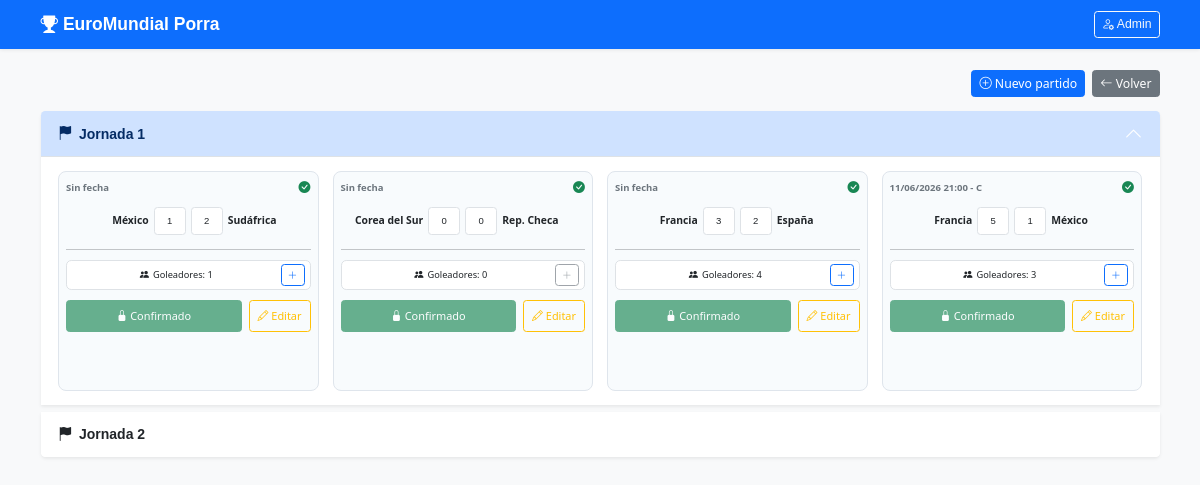
Page /resultados/ on the committed database.
### apuestas/models.py (models this page shows, shortened)
class Partido(models.Model):
    FASES = [
        ("J1", "Jornada 1"),
        ("J2", "Jornada 2"),
        ("J3", "Jornada 3"),
        ("1/16", "1/16 de final"),
        ("1/8", "1/8 de final"),
        ("1/4", "1/4 de final"),
        ("1/2", "1/2 de final"),
        ("FINAL", "Final"),
    ]
    fase = models.CharField(max_length=10, choices=FASES)
    grupo = models.CharField(max_length=50, blank=True)
    fecha_partido = models.DateTimeField(null=True, blank=True)
    equipo_local = models.CharField(max_length=100)
    equipo_visitante = models.CharField(max_length=100)
    goles_local = models.IntegerField(default=0)
    goles_visitante = models.IntegerField(default=0)
    jugado = models.BooleanField(default=False)

### apuestas/views.py (the view, shortened to what this page needs)
# urls.py: path("resultados/", views.resultados, name="resultados"),
def resultados(request):
    partido_form = PartidoForm()
    partidos = Partido.objects.all().order_by("fecha_partido", "id")
    for partido in partidos:
        equipos_partido = [partido.equipo_local, partido.equipo_visitante]
        apuestas_goleadores = (
            Apuesta.objects
            .filter(equipo_goleador__in=equipos_partido)
            .values("goleador", "equipo_goleador")
            .distinct()
            .order_by("equipo_goleador", "goleador")
        )
        for apuesta in apuestas_goleadores:
            GoleadorPartido.objects.get_or_create(
                partido=partido,
                jugador=apuesta["goleador"],
                equipo=apuesta["equipo_goleador"],
                defaults={"goles": 0}
            )
    jornadas = []
    for codigo_fase, nombre_fase in Partido.FASES:
        partidos_fase = Partido.objects.filter(fase=codigo_fase).order_by("fecha_partido", "id")
        partidos_preparados = []
        for partido in partidos_fase:
            goleadores_local = partido.goleadores.filter(
                equipo=partido.equipo_local
            ).order_by("jugador")
            goleadores_visitante = partido.goleadores.filter(
                equipo=partido.equipo_visitante
            ).order_by("jugador")
            partidos_preparados.append({
                "partido": partido,
                "goleadores_local": goleadores_local,
                "goleadores_visitante": goleadores_visitante,
                "total_goleadores": goleadores_local.count() + goleadores_visitante.count(),
            })
        if partidos_preparados:
            jornadas.append({
                "codigo": codigo_fase,
                "nombre": nombre_fase,
                "partidos": partidos_preparados,
            })
    fase_activa = request.GET.get("fase")
    if not fase_activa and jornadas:
        fase_activa = jornadas[0]["codigo"]
    return render(
        request,
        "apuestas/resultados.html",
        {
            "jornadas": jornadas,
            "partido_form": partido_form,
            "fase_activa": fase_activa,
        }
    )

### apuestas/forms.py (shortened to what this page needs)
class PartidoForm(forms.ModelForm):
    equipo_local = forms.ChoiceField(
        choices=OPCION_VACIA + sorted(TODOS_EQUIPOS, key=lambda equipo: equipo[1]),
        label="Equipo 1"
    )
    equipo_visitante = forms.ChoiceField(
        choices=OPCION_VACIA + sorted(TODOS_EQUIPOS, key=lambda equipo: equipo[1]),
        label="Equipo 2"
    )
    class Meta:
        model = Partido
        fields = [
            "fase",
            "grupo",
            "fecha_partido",
            "equipo_local",
            "equipo_visitante",
        ]
        widgets = {
            "fecha_partido": forms.DateTimeInput(
                attrs={
                    "type": "datetime-local",
                },
                format="%Y-%m-%dT%H:%M"
            )
        }
    def __init__(self, *args, **kwargs):
        super().__init__(*args, **kwargs)
        for field in self.fields.values():
            field.widget.attrs.update({
                "class": "form-control",
                "autocomplete": "off",
            })

### apuestas/templates/apuestas/resultados.html (shortened to what this page needs)
{% extends 'apuestas/base.html' %}
{% block contenido %}
<div class="d-flex justify-content-end gap-2 mb-3">
    <button
        type="button"
        class="btn btn-primary btn-sm"
        data-bs-toggle="modal"
        data-bs-target="#nuevoPartidoModal"
    >
        <i class="bi bi-plus-circle"></i>
        Nuevo partido
    </button>
    <a href="{% url 'inicio' %}" class="btn btn-secondary btn-sm">
        <i class="bi bi-arrow-left"></i>
        Volver
    </a>
</div>
<div class="accordion" id="accordionResultados">
    {% for jornada in jornadas %}
    <div class="accordion-item mb-2 border-0 shadow-sm">
        <h2 class="accordion-header" id="heading-{{ jornada.codigo }}">
            <button
                class="accordion-button {% if fase_activa != jornada.codigo %}collapsed{% endif %}"
                type="button"
                data-bs-toggle="collapse"
                data-bs-target="#collapse-{{ jornada.codigo }}"
                aria-expanded="{% if fase_activa == jornada.codigo %}true{% else %}false{% endif %}"
            >
                <i class="bi bi-flag-fill me-2"></i>
                {{ jornada.nombre }}
            </button>
        </h2>
        <div
            id="collapse-{{ jornada.codigo }}"
            class="accordion-collapse collapse {% if fase_activa == jornada.codigo %}show{% endif %}"
            data-bs-parent="#accordionResultados"
        >
            <div class="accordion-body">
                <div class="row g-3">
                    {% for item in jornada.partidos %}
                    {% with partido=item.partido %}
                    <div class="col-md-6 col-lg-4 col-xl-3">
                        <div class="match-card p-2 h-100">
                            <form method="post">
                                <div class="match-top-info">
                                    <div class="match-date">
                                        {% if partido.fecha_partido %}
                                            {{ partido.fecha_partido|date:"d/m/Y H:i" }}
                                        {% else %}
                                            Sin fecha
                                        {% endif %}
                                        {% if partido.grupo %}
                                            - {{ partido.grupo }}
                                        {% endif %}
                                    </div>
                                    <div>
                                        {% if partido.jugado %}
                                            <span class="status-dot status-ok" title="Finalizado">
                                                <i class="bi bi-check-circle-fill"></i>
                                            </span>
                                        {% else %}
                                            <span class="status-dot status-pending" title="Pendiente">
                                                <i class="bi bi-clock-fill"></i>
                                            </span>
                                        {% endif %}
                                    </div>
                                </div>
                                <div class="match-score-line mb-3">
                                    <div class="team-name team-left" title="{{ partido.equipo_local }}">
                                        {{ partido.equipo_local }}
                                    </div>
                                    <input
                                        type="number"
                                        min="0"
                                        name="goles_local"
                                        value="{{ partido.goles_local }}"
                                        class="form-control form-control-sm resultado-input"
                                        {% if partido.jugado %}readonly{% endif %}
                                        required
                                    >
                                    <input
                                        type="number"
                                        min="0"
                                        name="goles_visitante"
                                        value="{{ partido.goles_visitante }}"
                                        class="form-control form-control-sm resultado-input"
                                        {% if partido.jugado %}readonly{% endif %}
                                        required
                                    >
                                    <div class="team-name team-right" title="{{ partido.equipo_visitante }}">
                                        {{ partido.equipo_visitante }}
                                    </div>
                                </div>
                                <hr>
                                <div class="d-flex justify-content-between align-items-center border rounded bg-white scorers-toggle mb-2">
                                    <span>
                                        <i class="bi bi-people-fill"></i>
                                        Goleadores: {{ item.total_goleadores }}
                                    </span>
                                    {% if item.total_goleadores > 0 %}
                                        <button
                                            class="btn btn-sm btn-outline-primary scorers-toggle-button"
                                            type="button"
                                            data-bs-toggle="collapse"
                                            data-bs-target="#goleadores-{{ partido.id }}"
                                        >
                                            <i class="bi bi-plus-lg"></i>
                                        </button>
                                    {% else %}
                                        <button class="btn btn-sm btn-outline-secondary scorers-toggle-button" type="button" disabled>
                                            <i class="bi bi-plus-lg"></i>
                                        </button>
                                    {% endif %}
                                </div>
                                <div class="d-flex gap-2 match-actions">
                                {% if not partido.jugado %}
                                    <button type="submit" name="accion" value="confirmar" class="btn btn-primary btn-sm flex-fill">
                                        <i class="bi bi-save"></i>
                                        Confirmar
                                    </button>
                                {% else %}
                                    <button type="button" class="btn btn-success btn-sm flex-fill" disabled>
                                        <i class="bi bi-lock-fill"></i>
                                        Confirmado
                                    </button>
                                    <button type="submit" name="accion" value="editar" class="btn btn-outline-warning btn-sm">
                                        <i class="bi bi-pencil"></i>
                                        Editar
                                    </button>
                                {% endif %}
                            </div>
                            </form>
                        </div>
                    </div>
                    {% endwith %}
                    {% endfor %}
                </div>
            </div>
        </div>
    </div>
    {% endfor %}
</div>
{% endblock %}

### apuestas/templates/apuestas/base.html (shortened to what this page needs)
<!DOCTYPE html>
<html lang="es">
<head>
    <link href="https://cdn.jsdelivr.net/npm/bootstrap@5.3.3/dist/css/bootstrap.min.css" rel="stylesheet">
    <link href="https://cdn.jsdelivr.net/npm/bootstrap-icons@1.11.3/font/bootstrap-icons.css" rel="stylesheet">
</head>
<body class="bg-light">
<nav class="navbar navbar-dark bg-primary shadow-sm">
    <div class="container">
        <a class="navbar-brand fw-bold" href="{% url 'inicio' %}">
            <i class="bi bi-trophy-fill"></i>
            EuroMundial Porra
        </a>
        <a href="/admin/" class="btn btn-outline-light btn-sm">
            <i class="bi bi-person-gear"></i>
            Admin
        </a>
    </div>
</nav>
<main class="container py-4">
    {% block contenido %}{% endblock %}
</main>
</body>
</html>

### apuestas/templates/apuestas/base.html (style rules this page uses)
:root { --app-font-family: Aptos, Arial, sans-serif; --app-font-size: 14px; }
html { font-size: var(--app-font-size); }
body, button, input, select, textarea, table, .card, .btn, .badge, .form-control, .form-select, .accordion-button, .navbar, .dropdown-menu { font-family: var(--app-font-family); font-size: inherit; }
body { font-family: var(--app-font-family); font-size: 1rem; }
h2 { font-size: 1.5rem; font-weight: 700; }
.match-card { min-height: 220px; border: 1px solid #dfe5ec; border-radius: 8px; background: #f8fbfd; }
.match-card hr { margin: 10px 0; }
.scorers-toggle { font-size: 0.66rem; padding: 3px 5px !important; min-height: 26px; }
.scorers-toggle span { flex: 1; display: flex; align-items: center; justify-content: center; gap: 4px; line-height: 1; }
.scorers-toggle-button { width: 24px; height: 22px; padding: 0 !important; display: flex; align-items: center; justify-content: center; line-height: 1; }
.scorers-toggle-button i { font-size: 0.7rem; line-height: 1; }
.accordion-button { background: #0d6efd; color: white; font-weight: 700; padding: 8px 16px; min-height: 38px; font-size: 0.9rem; }
.accordion-button:not(.collapsed) { background: #0d6efd; color: white; }
.accordion-button::after { filter: brightness(0) invert(1); }
.match-top-info { display: flex; justify-content: space-between; align-items: center; min-height: 18px; margin-bottom: 10px; }
.match-date { font-size: 0.68rem; font-weight: 700; color: #6c757d; line-height: 1; }
.status-dot { font-size: 0.85rem; line-height: 1; display: flex; align-items: center; }
.status-ok { color: #198754; }
.match-score-line { display: grid; grid-template-columns: minmax(0, 1fr) 32px 32px minmax(0, 1fr); gap: 5px; align-items: center; margin-bottom: 12px; }
.team-name { font-size: 0.74rem; font-weight: 700; line-height: 1.05; min-width: 0; overflow-wrap: break-word; }
.team-left { text-align: right; }
.team-right { text-align: left; }
.resultado-input { width: 30px; height: 28px; padding: 0 !important; text-align: center; font-weight: 600; font-size: 0.68rem !important; line-height: 1; appearance: textfield; }
.match-actions .btn { height: 32px; font-size: 0.78rem; padding: 4px 8px; }
.match-actions { margin-top: 10px; }

### rows in the picture
Partido: shows "Sin fecha", partido.equipo_local "México", goles_local "1", goles_visitante "2", partido.equipo_visitante "Sudáfrica", total_goleadores "1", shows "Confirmado"
Partido: shows "Sin fecha", partido.equipo_local "Corea del Sur", goles_local "0", goles_visitante "0", partido.equipo_visitante "Rep. Checa", total_goleadores "0", shows "Confirmado"
Partido: shows "Sin fecha", partido.equipo_local "Francia", goles_local "3", goles_visitante "2", partido.equipo_visitante "España", total_goleadores "4", shows "Confirmado"
Partido: partido.fecha_partido "11/06/2026 21:00", partido.grupo "C", partido.equipo_local "Francia", goles_local "5", goles_visitante "1", partido.equipo_visitante "México", total_goleadores "3", shows "Confirmado"

### other values in the picture
{{ jornada.nombre }} "Jornada 1" "Jornada 2"
